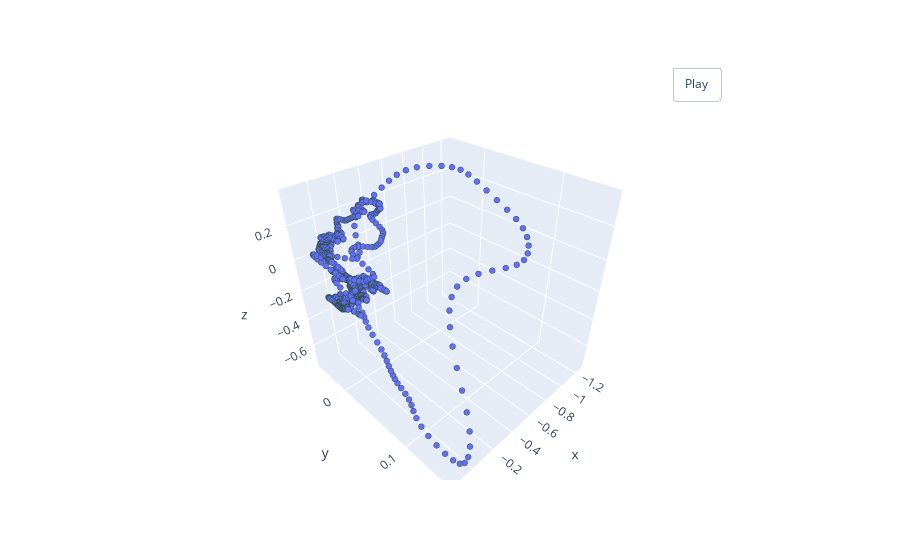

Notebook code cell kept with this figure:
### Markdown cell above
Демонстрация нормализации (StandardScaler) исходных облаков точек:

### Code cell
file_path = 'final_pointcloud_dataset/train/AG42_period_2.csv'
#file_path_normalized = 'final_pointcloud_dataset_normalized/train/AG2_period_3.csv'

print('Исходное облако точек:')
# Чтение CSV-файла
df = pd.read_csv(file_path)
point_cloud_array = df[['x', 'y', 'z']].values
pcshow(*point_cloud_array.T)


#print('Нормализованное облако точек:')
# Чтение CSV-файла
#df_normalized = pd.read_csv(file_path_normalized)
#point_cloud_array = df_normalized[['x', 'y', 'z']].values
#pcshow(*point_cloud_array.T)

### Figure 1 — Plotly figure (JSON) as saved in the notebook; plotly's stock layout.template omitted (floating-point values rounded to 4 significant figures; data arrays with more than 128 entries replaced by an {"elided": "..."} marker saying what was removed)
{"data": [{"marker": {"line": {"color": "DarkSlateGrey", "width": 2}, "size": 2}, "mode": "markers", "type": "scatter3d", "x": {"elided": "987 float values"}, "y": {"elided": "987 float values"}, "z": {"elided": "987 float values"}}], "layout": {"updatemenus": [{"buttons": [{"args": [null, {"frame": {"duration": 50, "redraw": true}, "fromcurrent": true, "mode": "immediate", "transition": {"duration": 0}}], "label": "Play", "method": "animate"}], "pad": {"r": 10, "t": 45}, "showactive": false, "type": "buttons", "x": 0.8, "xanchor": "left", "y": 1, "yanchor": "bottom"}]}}
